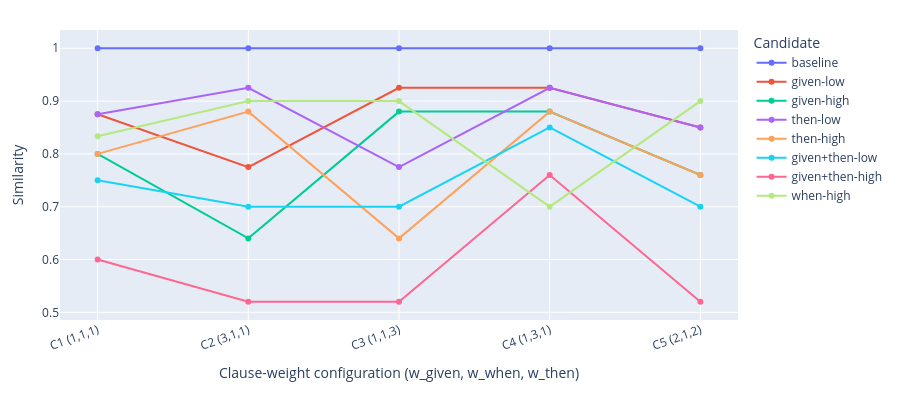

Write notebook code for a chart like this one.
### Code cell
import plotly.express as px
import pandas as pd

df_plot = df_w.copy()

# 1) Mapeia nomes internos -> labels técnicos (RQ3.3)
label_map = {
    "cand_baseline":          "baseline",
    "cand_given_low":         "given-low",
    "cand_given_high":        "given-high",
    "cand_then_low":          "then-low",
    "cand_then_high":         "then-high",
    "cand_given_then_low":    "given+then-low",
    "cand_given_then_high":   "given+then-high",
    "cand_when_high":         "when-high",
}

df_plot["candidate_label"] = df_plot["candidate_name"].map(label_map).fillna(df_plot["candidate_name"])

# Ordem dos candidatos na legenda (e, se quiser, em outras figuras)
candidate_order = [
    "baseline",
    "given-low",
    "given-high",
    "then-low",
    "then-high",
    "given+then-low",
    "given+then-high",
    "when-high",
]
df_plot["candidate_label"] = pd.Categorical(
    df_plot["candidate_label"],
    categories=candidate_order,
    ordered=True
)

# 2) Cria rótulo da configuração de pesos de cláusula (w_given, w_when, w_then)
config_map = {
    (1.0, 1.0, 1.0): "C1 (1,1,1)",
    (3.0, 1.0, 1.0): "C2 (3,1,1)",
    (1.0, 1.0, 3.0): "C3 (1,1,3)",
    (1.0, 3.0, 1.0): "C4 (1,3,1)",
    (2.0, 1.0, 2.0): "C5 (2,1,2)",
}

def label_clause_config(row):
    key = (row["w_given"], row["w_when"], row["w_then"])
    return config_map.get(
        key,
        f"({row['w_given']:.1g},{row['w_when']:.1g},{row['w_then']:.1g})"
    )

df_plot["clause_regime"] = df_plot.apply(label_clause_config, axis=1)

config_order = ["C1 (1,1,1)", "C2 (3,1,1)", "C3 (1,1,3)", "C4 (1,3,1)", "C5 (2,1,2)"]
df_plot["clause_regime"] = pd.Categorical(
    df_plot["clause_regime"],
    categories=config_order,
    ordered=True
)

# 3) Gráfico de linhas: X = regime de pesos, Y = similaridade, uma linha por candidato
fig = px.line(
    df_plot,
    x="clause_regime",
    y="similarity_result",
    color="candidate_label",
    markers=True,
    labels={
        "clause_regime": "Clause-weight configuration (w_given, w_when, w_then)",
        "similarity_result": "Similarity",
        "candidate_label": "Candidate"
    }
)

fig.update_traces(mode="lines+markers")

fig.update_layout(
    width=900,
    height=400,
    margin=dict(l=60, r=20, t=30, b=80),
    xaxis_tickangle=-20,
    legend_title_text="Candidate"
)

fig.show()

### Figure 1 — Plotly figure (JSON) as saved in the notebook; plotly's stock layout.template omitted (floating-point values rounded to 4 significant figures)
{"data": [{"hovertemplate": "Candidate=baseline<br>Clause-weight configuration (w_given, w_when, w_then)=%{x}<br>Similarity=%{y}<extra></extra>", "legendgroup": "baseline", "line": {"color": "#636efa", "dash": "solid"}, "marker": {"symbol": "circle"}, "mode": "lines+markers", "name": "baseline", "orientation": "v", "showlegend": true, "type": "scatter", "x": ["C1 (1,1,1)", "C2 (3,1,1)", "C3 (1,1,3)", "C4 (1,3,1)", "C5 (2,1,2)"], "xaxis": "x", "y": [1.0, 1.0, 1.0, 1.0, 1.0], "yaxis": "y"}, {"hovertemplate": "Candidate=given-low<br>Clause-weight configuration (w_given, w_when, w_then)=%{x}<br>Similarity=%{y}<extra></extra>", "legendgroup": "given-low", "line": {"color": "#EF553B", "dash": "solid"}, "marker": {"symbol": "circle"}, "mode": "lines+markers", "name": "given-low", "orientation": "v", "showlegend": true, "type": "scatter", "x": ["C1 (1,1,1)", "C2 (3,1,1)", "C3 (1,1,3)", "C4 (1,3,1)", "C5 (2,1,2)"], "xaxis": "x", "y": [0.875, 0.775, 0.925, 0.925, 0.85], "yaxis": "y"}, {"hovertemplate": "Candidate=given-high<br>Clause-weight configuration (w_given, w_when, w_then)=%{x}<br>Similarity=%{y}<extra></extra>", "legendgroup": "given-high", "line": {"color": "#00cc96", "dash": "solid"}, "marker": {"symbol": "circle"}, "mode": "lines+markers", "name": "given-high", "orientation": "v", "showlegend": true, "type": "scatter", "x": ["C1 (1,1,1)", "C2 (3,1,1)", "C3 (1,1,3)", "C4 (1,3,1)", "C5 (2,1,2)"], "xaxis": "x", "y": [0.8, 0.64, 0.88, 0.88, 0.76], "yaxis": "y"}, {"hovertemplate": "Candidate=then-low<br>Clause-weight configuration (w_given, w_when, w_then)=%{x}<br>Similarity=%{y}<extra></extra>", "legendgroup": "then-low", "line": {"color": "#ab63fa", "dash": "solid"}, "marker": {"symbol": "circle"}, "mode": "lines+markers", "name": "then-low", "orientation": "v", "showlegend": true, "type": "scatter", "x": ["C1 (1,1,1)", "C2 (3,1,1)", "C3 (1,1,3)", "C4 (1,3,1)", "C5 (2,1,2)"], "xaxis": "x", "y": [0.875, 0.925, 0.775, 0.925, 0.85], "yaxis": "y"}, {"hovertemplate": "Candidate=then-high<br>Clause-weight configuration (w_given, w_when, w_then)=%{x}<br>Similarity=%{y}<extra></extra>", "legendgroup": "then-high", "line": {"color": "#FFA15A", "dash": "solid"}, "marker": {"symbol": "circle"}, "mode": "lines+markers", "name": "then-high", "orientation": "v", "showlegend": true, "type": "scatter", "x": ["C1 (1,1,1)", "C2 (3,1,1)", "C3 (1,1,3)", "C4 (1,3,1)", "C5 (2,1,2)"], "xaxis": "x", "y": [0.8, 0.88, 0.64, 0.88, 0.76], "yaxis": "y"}, {"hovertemplate": "Candidate=given+then-low<br>Clause-weight configuration (w_given, w_when, w_then)=%{x}<br>Similarity=%{y}<extra></extra>", "legendgroup": "given+then-low", "line": {"color": "#19d3f3", "dash": "solid"}, "marker": {"symbol": "circle"}, "mode": "lines+markers", "name": "given+then-low", "orientation": "v", "showlegend": true, "type": "scatter", "x": ["C1 (1,1,1)", "C2 (3,1,1)", "C3 (1,1,3)", "C4 (1,3,1)", "C5 (2,1,2)"], "xaxis": "x", "y": [0.75, 0.7, 0.7, 0.85, 0.7], "yaxis": "y"}, {"hovertemplate": "Candidate=given+then-high<br>Clause-weight configuration (w_given, w_when, w_then)=%{x}<br>Similarity=%{y}<extra></extra>", "legendgroup": "given+then-high", "line": {"color": "#FF6692", "dash": "solid"}, "marker": {"symbol": "circle"}, "mode": "lines+markers", "name": "given+then-high", "orientation": "v", "showlegend": true, "type": "scatter", "x": ["C1 (1,1,1)", "C2 (3,1,1)", "C3 (1,1,3)", "C4 (1,3,1)", "C5 (2,1,2)"], "xaxis": "x", "y": [0.6, 0.52, 0.52, 0.76, 0.52], "yaxis": "y"}, {"hovertemplate": "Candidate=when-high<br>Clause-weight configuration (w_given, w_when, w_then)=%{x}<br>Similarity=%{y}<extra></extra>", "legendgroup": "when-high", "line": {"color": "#B6E880", "dash": "solid"}, "marker": {"symbol": "circle"}, "mode": "lines+markers", "name": "when-high", "orientation": "v", "showlegend": true, "type": "scatter", "x": ["C1 (1,1,1)", "C2 (3,1,1)", "C3 (1,1,3)", "C4 (1,3,1)", "C5 (2,1,2)"], "xaxis": "x", "y": [0.8333, 0.9, 0.9, 0.7, 0.9], "yaxis": "y"}], "layout": {"height": 400, "legend": {"title": {"text": "Candidate"}, "tracegroupgap": 0}, "margin": {"b": 80, "l": 60, "r": 20, "t": 30}, "width": 900, "xaxis": {"anchor": "y", "domain": [0, 1], "tickangle": -20, "title": {"text": "Clause-weight configuration (w_given, w_when, w_then)"}}, "yaxis": {"anchor": "x", "domain": [0, 1], "title": {"text": "Similarity"}}}}
